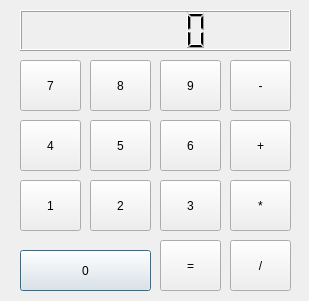
<?xml version="1.0" encoding="UTF-8"?>
<ui version="4.0">
 <class>Dialog</class>
 <widget class="QDialog" name="Dialog">
  <property name="geometry">
   <rect>
    <x>0</x>
    <y>0</y>
    <width>309</width>
    <height>301</height>
   </rect>
  </property>
  <property name="windowTitle">
   <string>Dialog</string>
  </property>
  <widget class="QPushButton" name="zero">
   <property name="geometry">
    <rect>
     <x>20</x>
     <y>250</y>
     <width>131</width>
     <height>41</height>
    </rect>
   </property>
   <property name="text">
    <string>0</string>
   </property>
  </widget>
  <widget class="QPushButton" name="one">
   <property name="geometry">
    <rect>
     <x>20</x>
     <y>180</y>
     <width>61</width>
     <height>51</height>
    </rect>
   </property>
   <property name="text">
    <string>1</string>
   </property>
  </widget>
  <widget class="QPushButton" name="two">
   <property name="geometry">
    <rect>
     <x>90</x>
     <y>180</y>
     <width>61</width>
     <height>51</height>
    </rect>
   </property>
   <property name="text">
    <string>2</string>
   </property>
  </widget>
  <widget class="QPushButton" name="three">
   <property name="geometry">
    <rect>
     <x>160</x>
     <y>180</y>
     <width>61</width>
     <height>51</height>
    </rect>
   </property>
   <property name="text">
    <string>3</string>
   </property>
  </widget>
  <widget class="QPushButton" name="six">
   <property name="geometry">
    <rect>
     <x>160</x>
     <y>120</y>
     <width>61</width>
     <height>51</height>
    </rect>
   </property>
   <property name="text">
    <string>6</string>
   </property>
  </widget>
  <widget class="QPushButton" name="four">
   <property name="geometry">
    <rect>
     <x>20</x>
     <y>120</y>
     <width>61</width>
     <height>51</height>
    </rect>
   </property>
   <property name="text">
    <string>4</string>
   </property>
  </widget>
  <widget class="QPushButton" name="five">
   <property name="geometry">
    <rect>
     <x>90</x>
     <y>120</y>
     <width>61</width>
     <height>51</height>
    </rect>
   </property>
   <property name="text">
    <string>5</string>
   </property>
  </widget>
  <widget class="QPushButton" name="nine">
   <property name="geometry">
    <rect>
     <x>160</x>
     <y>60</y>
     <width>61</width>
     <height>51</height>
    </rect>
   </property>
   <property name="text">
    <string>9</string>
   </property>
  </widget>
  <widget class="QPushButton" name="seven">
   <property name="geometry">
    <rect>
     <x>20</x>
     <y>60</y>
     <width>61</width>
     <height>51</height>
    </rect>
   </property>
   <property name="text">
    <string>7</string>
   </property>
  </widget>
  <widget class="QPushButton" name="eight">
   <property name="geometry">
    <rect>
     <x>90</x>
     <y>60</y>
     <width>61</width>
     <height>51</height>
    </rect>
   </property>
   <property name="text">
    <string>8</string>
   </property>
  </widget>
  <widget class="QPushButton" name="equals">
   <property name="geometry">
    <rect>
     <x>160</x>
     <y>240</y>
     <width>61</width>
     <height>51</height>
    </rect>
   </property>
   <property name="text">
    <string>=</string>
   </property>
  </widget>
  <widget class="QPushButton" name="add">
   <property name="geometry">
    <rect>
     <x>230</x>
     <y>120</y>
     <width>61</width>
     <height>51</height>
    </rect>
   </property>
   <property name="text">
    <string>+</string>
   </property>
  </widget>
  <widget class="QPushButton" name="multiply">
   <property name="geometry">
    <rect>
     <x>230</x>
     <y>180</y>
     <width>61</width>
     <height>51</height>
    </rect>
   </property>
   <property name="text">
    <string>*</string>
   </property>
  </widget>
  <widget class="QPushButton" name="minus">
   <property name="geometry">
    <rect>
     <x>230</x>
     <y>60</y>
     <width>61</width>
     <height>51</height>
    </rect>
   </property>
   <property name="text">
    <string>-</string>
   </property>
  </widget>
  <widget class="QPushButton" name="divide">
   <property name="geometry">
    <rect>
     <x>230</x>
     <y>240</y>
     <width>61</width>
     <height>51</height>
    </rect>
   </property>
   <property name="text">
    <string>/</string>
   </property>
  </widget>
  <widget class="QLCDNumber" name="lcdNumber">
   <property name="geometry">
    <rect>
     <x>20</x>
     <y>10</y>
     <width>271</width>
     <height>41</height>
    </rect>
   </property>
  </widget>
 </widget>
 <resources/>
 <connections/>
</ui>
